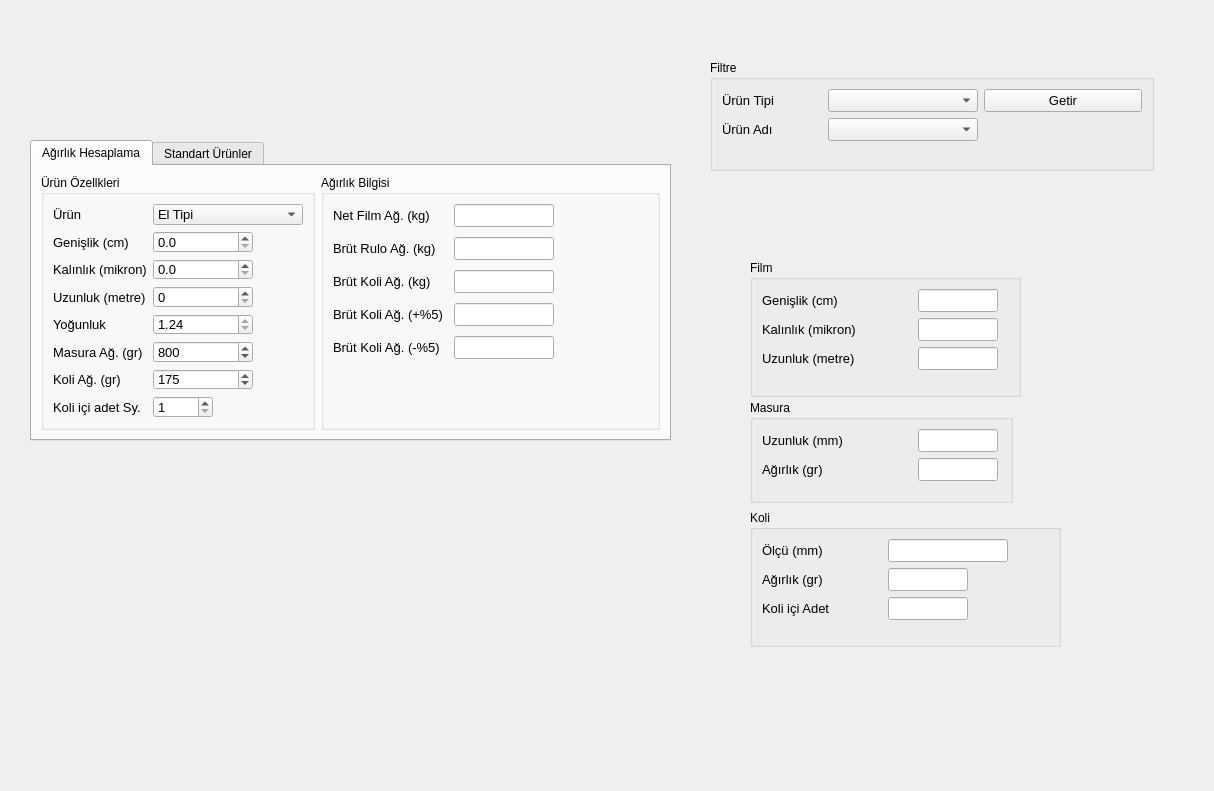
<?xml version="1.0" encoding="UTF-8"?>
<ui version="4.0">
 <class>MainWindow</class>
 <widget class="QMainWindow" name="MainWindow">
  <property name="geometry">
   <rect>
    <x>0</x>
    <y>0</y>
    <width>1214</width>
    <height>791</height>
   </rect>
  </property>
  <property name="sizePolicy">
   <sizepolicy hsizetype="Fixed" vsizetype="Fixed">
    <horstretch>0</horstretch>
    <verstretch>0</verstretch>
   </sizepolicy>
  </property>
  <property name="windowTitle">
   <string>Rulo/Koli Ağırlık Hesaplama</string>
  </property>
  <property name="windowIcon">
   <iconset resource="resource.qrc">
    <normaloff>:/image/exa_icon.ico</normaloff>:/image/exa_icon.ico</iconset>
  </property>
  <widget class="QWidget" name="centralwidget">
   <widget class="QLabel" name="label_14">
    <property name="geometry">
     <rect>
      <x>11</x>
      <y>11</y>
      <width>298</width>
      <height>105</height>
     </rect>
    </property>
    <property name="maximumSize">
     <size>
      <width>298</width>
      <height>105</height>
     </size>
    </property>
    <property name="text">
     <string/>
    </property>
    <property name="pixmap">
     <pixmap resource="resource.qrc">:/image/exaplast.png</pixmap>
    </property>
    <property name="scaledContents">
     <bool>true</bool>
    </property>
   </widget>
   <widget class="QTabWidget" name="tabWidget">
    <property name="geometry">
     <rect>
      <x>30</x>
      <y>140</y>
      <width>641</width>
      <height>301</height>
     </rect>
    </property>
    <property name="currentIndex">
     <number>0</number>
    </property>
    <widget class="QWidget" name="tab">
     <attribute name="title">
      <string>Ağırlık Hesaplama</string>
     </attribute>
     <layout class="QHBoxLayout" name="horizontalLayout_4">
      <item>
       <layout class="QHBoxLayout" name="horizontalLayout_3">
        <item>
         <widget class="QGroupBox" name="groupBox">
          <property name="title">
           <string>Ürün Özellkleri</string>
          </property>
          <layout class="QHBoxLayout" name="horizontalLayout">
           <item>
            <layout class="QFormLayout" name="formLayout">
             <item row="0" column="0">
              <widget class="QLabel" name="label_5">
               <property name="font">
                <font>
                 <pointsize>10</pointsize>
                </font>
               </property>
               <property name="text">
                <string>Ürün</string>
               </property>
               <property name="alignment">
                <set>Qt::AlignLeading|Qt::AlignLeft|Qt::AlignVCenter</set>
               </property>
              </widget>
             </item>
             <item row="0" column="1">
              <widget class="QComboBox" name="urun_tipi">
               <property name="minimumSize">
                <size>
                 <width>150</width>
                 <height>0</height>
                </size>
               </property>
               <property name="font">
                <font>
                 <pointsize>10</pointsize>
                </font>
               </property>
               <property name="editable">
                <bool>false</bool>
               </property>
               <item>
                <property name="text">
                 <string>El Tipi</string>
                </property>
               </item>
               <item>
                <property name="text">
                 <string>Makine Tipi</string>
                </property>
               </item>
              </widget>
             </item>
             <item row="1" column="0">
              <widget class="QLabel" name="label">
               <property name="font">
                <font>
                 <pointsize>10</pointsize>
                </font>
               </property>
               <property name="text">
                <string>Genişlik (cm)</string>
               </property>
              </widget>
             </item>
             <item row="1" column="1">
              <widget class="QDoubleSpinBox" name="genislik">
               <property name="maximumSize">
                <size>
                 <width>100</width>
                 <height>16777215</height>
                </size>
               </property>
               <property name="font">
                <font>
                 <pointsize>10</pointsize>
                </font>
               </property>
               <property name="decimals">
                <number>1</number>
               </property>
              </widget>
             </item>
             <item row="2" column="0">
              <widget class="QLabel" name="label_2">
               <property name="font">
                <font>
                 <pointsize>10</pointsize>
                </font>
               </property>
               <property name="text">
                <string>Kalınlık (mikron)</string>
               </property>
              </widget>
             </item>
             <item row="2" column="1">
              <widget class="QDoubleSpinBox" name="kalinlik">
               <property name="minimumSize">
                <size>
                 <width>0</width>
                 <height>0</height>
                </size>
               </property>
               <property name="maximumSize">
                <size>
                 <width>100</width>
                 <height>16777215</height>
                </size>
               </property>
               <property name="font">
                <font>
                 <pointsize>10</pointsize>
                </font>
               </property>
               <property name="decimals">
                <number>1</number>
               </property>
              </widget>
             </item>
             <item row="3" column="0">
              <widget class="QLabel" name="label_3">
               <property name="font">
                <font>
                 <pointsize>10</pointsize>
                </font>
               </property>
               <property name="text">
                <string>Uzunluk (metre)</string>
               </property>
              </widget>
             </item>
             <item row="4" column="0">
              <widget class="QLabel" name="label_4">
               <property name="font">
                <font>
                 <pointsize>10</pointsize>
                </font>
               </property>
               <property name="text">
                <string>Yoğunluk</string>
               </property>
              </widget>
             </item>
             <item row="4" column="1">
              <widget class="QDoubleSpinBox" name="yogunluk">
               <property name="maximumSize">
                <size>
                 <width>100</width>
                 <height>16777215</height>
                </size>
               </property>
               <property name="font">
                <font>
                 <pointsize>10</pointsize>
                </font>
               </property>
               <property name="readOnly">
                <bool>true</bool>
               </property>
               <property name="value">
                <double>1.240000000000000</double>
               </property>
              </widget>
             </item>
             <item row="5" column="0">
              <widget class="QLabel" name="label_6">
               <property name="font">
                <font>
                 <pointsize>10</pointsize>
                </font>
               </property>
               <property name="text">
                <string>Masura Ağ. (gr)</string>
               </property>
              </widget>
             </item>
             <item row="5" column="1">
              <widget class="QSpinBox" name="masura_ag">
               <property name="maximumSize">
                <size>
                 <width>100</width>
                 <height>16777215</height>
                </size>
               </property>
               <property name="font">
                <font>
                 <pointsize>10</pointsize>
                </font>
               </property>
               <property name="maximum">
                <number>10000</number>
               </property>
               <property name="value">
                <number>800</number>
               </property>
              </widget>
             </item>
             <item row="6" column="0">
              <widget class="QLabel" name="label_7">
               <property name="font">
                <font>
                 <pointsize>10</pointsize>
                </font>
               </property>
               <property name="text">
                <string>Koli Ağ. (gr)</string>
               </property>
              </widget>
             </item>
             <item row="6" column="1">
              <widget class="QSpinBox" name="koli_ag">
               <property name="maximumSize">
                <size>
                 <width>100</width>
                 <height>16777215</height>
                </size>
               </property>
               <property name="font">
                <font>
                 <pointsize>10</pointsize>
                </font>
               </property>
               <property name="maximum">
                <number>10000</number>
               </property>
               <property name="value">
                <number>175</number>
               </property>
              </widget>
             </item>
             <item row="7" column="0">
              <widget class="QLabel" name="label_8">
               <property name="font">
                <font>
                 <pointsize>10</pointsize>
                </font>
               </property>
               <property name="text">
                <string>Koli içi adet Sy.</string>
               </property>
              </widget>
             </item>
             <item row="7" column="1">
              <widget class="QSpinBox" name="koli_ici_adet">
               <property name="maximumSize">
                <size>
                 <width>60</width>
                 <height>16777215</height>
                </size>
               </property>
               <property name="font">
                <font>
                 <pointsize>10</pointsize>
                </font>
               </property>
               <property name="minimum">
                <number>1</number>
               </property>
               <property name="maximum">
                <number>1000</number>
               </property>
              </widget>
             </item>
             <item row="3" column="1">
              <widget class="QSpinBox" name="uzunluk">
               <property name="maximumSize">
                <size>
                 <width>100</width>
                 <height>16777215</height>
                </size>
               </property>
               <property name="font">
                <font>
                 <pointsize>10</pointsize>
                </font>
               </property>
               <property name="maximum">
                <number>9999</number>
               </property>
              </widget>
             </item>
            </layout>
           </item>
          </layout>
         </widget>
        </item>
        <item>
         <widget class="QGroupBox" name="groupBox_2">
          <property name="title">
           <string>Ağırlık Bilgisi</string>
          </property>
          <layout class="QHBoxLayout" name="horizontalLayout_2">
           <item>
            <layout class="QFormLayout" name="formLayout_2">
             <property name="horizontalSpacing">
              <number>10</number>
             </property>
             <property name="verticalSpacing">
              <number>10</number>
             </property>
             <item row="0" column="0">
              <widget class="QLabel" name="label_9">
               <property name="font">
                <font>
                 <pointsize>10</pointsize>
                </font>
               </property>
               <property name="text">
                <string>Net Film Ağ. (kg)</string>
               </property>
              </widget>
             </item>
             <item row="0" column="1">
              <widget class="QLineEdit" name="netfilm">
               <property name="minimumSize">
                <size>
                 <width>100</width>
                 <height>0</height>
                </size>
               </property>
               <property name="maximumSize">
                <size>
                 <width>100</width>
                 <height>16777215</height>
                </size>
               </property>
               <property name="font">
                <font>
                 <pointsize>10</pointsize>
                </font>
               </property>
               <property name="maxLength">
                <number>4</number>
               </property>
               <property name="readOnly">
                <bool>true</bool>
               </property>
              </widget>
             </item>
             <item row="1" column="0">
              <widget class="QLabel" name="label_10">
               <property name="font">
                <font>
                 <pointsize>10</pointsize>
                </font>
               </property>
               <property name="text">
                <string>Brüt Rulo Ağ. (kg)</string>
               </property>
              </widget>
             </item>
             <item row="1" column="1">
              <widget class="QLineEdit" name="brut_rulo">
               <property name="maximumSize">
                <size>
                 <width>100</width>
                 <height>16777215</height>
                </size>
               </property>
               <property name="font">
                <font>
                 <pointsize>10</pointsize>
                </font>
               </property>
               <property name="maxLength">
                <number>4</number>
               </property>
               <property name="readOnly">
                <bool>true</bool>
               </property>
              </widget>
             </item>
             <item row="2" column="0">
              <widget class="QLabel" name="label_11">
               <property name="font">
                <font>
                 <pointsize>10</pointsize>
                </font>
               </property>
               <property name="text">
                <string>Brüt Koli Ağ. (kg)</string>
               </property>
              </widget>
             </item>
             <item row="2" column="1">
              <widget class="QLineEdit" name="brut_koli">
               <property name="maximumSize">
                <size>
                 <width>100</width>
                 <height>16777215</height>
                </size>
               </property>
               <property name="font">
                <font>
                 <pointsize>10</pointsize>
                </font>
               </property>
               <property name="maxLength">
                <number>4</number>
               </property>
               <property name="readOnly">
                <bool>true</bool>
               </property>
              </widget>
             </item>
             <item row="3" column="0">
              <widget class="QLabel" name="label_12">
               <property name="font">
                <font>
                 <pointsize>10</pointsize>
                </font>
               </property>
               <property name="text">
                <string>Brüt Koli Ağ. (+%5)</string>
               </property>
              </widget>
             </item>
             <item row="3" column="1">
              <widget class="QLineEdit" name="brut_koli_arti_tol">
               <property name="maximumSize">
                <size>
                 <width>100</width>
                 <height>16777215</height>
                </size>
               </property>
               <property name="font">
                <font>
                 <pointsize>10</pointsize>
                </font>
               </property>
               <property name="maxLength">
                <number>4</number>
               </property>
               <property name="readOnly">
                <bool>true</bool>
               </property>
              </widget>
             </item>
             <item row="4" column="0">
              <widget class="QLabel" name="label_13">
               <property name="font">
                <font>
                 <pointsize>10</pointsize>
                </font>
               </property>
               <property name="text">
                <string>Brüt Koli Ağ. (-%5)</string>
               </property>
              </widget>
             </item>
             <item row="4" column="1">
              <widget class="QLineEdit" name="brut_koli_eksi_tol">
               <property name="maximumSize">
                <size>
                 <width>100</width>
                 <height>16777215</height>
                </size>
               </property>
               <property name="font">
                <font>
                 <pointsize>10</pointsize>
                </font>
               </property>
               <property name="maxLength">
                <number>4</number>
               </property>
               <property name="readOnly">
                <bool>true</bool>
               </property>
              </widget>
             </item>
            </layout>
           </item>
          </layout>
         </widget>
        </item>
       </layout>
      </item>
     </layout>
    </widget>
    <widget class="QWidget" name="tab_2">
     <attribute name="title">
      <string>Standart Ürünler</string>
     </attribute>
    </widget>
   </widget>
   <widget class="QGroupBox" name="groupBox_3">
    <property name="geometry">
     <rect>
      <x>710</x>
      <y>60</y>
      <width>444</width>
      <height>111</height>
     </rect>
    </property>
    <property name="title">
     <string>Filtre</string>
    </property>
    <layout class="QHBoxLayout" name="horizontalLayout_6">
     <item>
      <layout class="QHBoxLayout" name="horizontalLayout_5">
       <item>
        <layout class="QFormLayout" name="formLayout_3">
         <item row="0" column="0">
          <widget class="QLabel" name="label_15">
           <property name="minimumSize">
            <size>
             <width>100</width>
             <height>0</height>
            </size>
           </property>
           <property name="font">
            <font>
             <pointsize>10</pointsize>
            </font>
           </property>
           <property name="text">
            <string>Ürün Tipi</string>
           </property>
          </widget>
         </item>
         <item row="0" column="1">
          <widget class="QComboBox" name="comboBox">
           <property name="minimumSize">
            <size>
             <width>150</width>
             <height>0</height>
            </size>
           </property>
           <property name="font">
            <font>
             <pointsize>10</pointsize>
            </font>
           </property>
          </widget>
         </item>
         <item row="1" column="0">
          <widget class="QLabel" name="label_16">
           <property name="minimumSize">
            <size>
             <width>100</width>
             <height>0</height>
            </size>
           </property>
           <property name="font">
            <font>
             <pointsize>10</pointsize>
            </font>
           </property>
           <property name="text">
            <string>Ürün Adı</string>
           </property>
          </widget>
         </item>
         <item row="1" column="1">
          <widget class="QComboBox" name="comboBox_2">
           <property name="minimumSize">
            <size>
             <width>150</width>
             <height>0</height>
            </size>
           </property>
           <property name="font">
            <font>
             <pointsize>10</pointsize>
            </font>
           </property>
          </widget>
         </item>
        </layout>
       </item>
       <item>
        <layout class="QVBoxLayout" name="verticalLayout">
         <item>
          <widget class="QPushButton" name="pushButton">
           <property name="minimumSize">
            <size>
             <width>150</width>
             <height>0</height>
            </size>
           </property>
           <property name="maximumSize">
            <size>
             <width>16777215</width>
             <height>16777215</height>
            </size>
           </property>
           <property name="font">
            <font>
             <pointsize>10</pointsize>
            </font>
           </property>
           <property name="text">
            <string>Getir</string>
           </property>
          </widget>
         </item>
         <item>
          <spacer name="verticalSpacer">
           <property name="orientation">
            <enum>Qt::Vertical</enum>
           </property>
           <property name="sizeType">
            <enum>QSizePolicy::MinimumExpanding</enum>
           </property>
           <property name="sizeHint" stdset="0">
            <size>
             <width>20</width>
             <height>40</height>
            </size>
           </property>
          </spacer>
         </item>
        </layout>
       </item>
      </layout>
     </item>
    </layout>
   </widget>
   <widget class="QGroupBox" name="groupBox_4">
    <property name="geometry">
     <rect>
      <x>750</x>
      <y>260</y>
      <width>271</width>
      <height>137</height>
     </rect>
    </property>
    <property name="title">
     <string>Film</string>
    </property>
    <layout class="QHBoxLayout" name="horizontalLayout_7">
     <item>
      <layout class="QFormLayout" name="formLayout_4">
       <item row="0" column="0">
        <widget class="QLabel" name="label_17">
         <property name="minimumSize">
          <size>
           <width>150</width>
           <height>0</height>
          </size>
         </property>
         <property name="font">
          <font>
           <pointsize>10</pointsize>
          </font>
         </property>
         <property name="text">
          <string>Genişlik (cm)</string>
         </property>
        </widget>
       </item>
       <item row="0" column="1">
        <widget class="QLineEdit" name="lineEdit">
         <property name="maximumSize">
          <size>
           <width>80</width>
           <height>16777215</height>
          </size>
         </property>
         <property name="font">
          <font>
           <pointsize>10</pointsize>
          </font>
         </property>
        </widget>
       </item>
       <item row="1" column="0">
        <widget class="QLabel" name="label_19">
         <property name="minimumSize">
          <size>
           <width>150</width>
           <height>0</height>
          </size>
         </property>
         <property name="font">
          <font>
           <pointsize>10</pointsize>
          </font>
         </property>
         <property name="text">
          <string>Kalınlık (mikron)</string>
         </property>
        </widget>
       </item>
       <item row="1" column="1">
        <widget class="QLineEdit" name="lineEdit_3">
         <property name="maximumSize">
          <size>
           <width>80</width>
           <height>16777215</height>
          </size>
         </property>
         <property name="font">
          <font>
           <pointsize>10</pointsize>
          </font>
         </property>
        </widget>
       </item>
       <item row="2" column="0">
        <widget class="QLabel" name="label_18">
         <property name="minimumSize">
          <size>
           <width>150</width>
           <height>0</height>
          </size>
         </property>
         <property name="font">
          <font>
           <pointsize>10</pointsize>
          </font>
         </property>
         <property name="text">
          <string>Uzunluk (metre)</string>
         </property>
        </widget>
       </item>
       <item row="2" column="1">
        <widget class="QLineEdit" name="lineEdit_2">
         <property name="maximumSize">
          <size>
           <width>80</width>
           <height>16777215</height>
          </size>
         </property>
         <property name="font">
          <font>
           <pointsize>10</pointsize>
          </font>
         </property>
        </widget>
       </item>
      </layout>
     </item>
    </layout>
   </widget>
   <widget class="QGroupBox" name="groupBox_5">
    <property name="geometry">
     <rect>
      <x>750</x>
      <y>400</y>
      <width>263</width>
      <height>103</height>
     </rect>
    </property>
    <property name="title">
     <string>Masura</string>
    </property>
    <layout class="QHBoxLayout" name="horizontalLayout_8">
     <item>
      <layout class="QFormLayout" name="formLayout_5">
       <item row="0" column="1">
        <widget class="QLineEdit" name="lineEdit_4">
         <property name="minimumSize">
          <size>
           <width>0</width>
           <height>0</height>
          </size>
         </property>
         <property name="maximumSize">
          <size>
           <width>80</width>
           <height>16777215</height>
          </size>
         </property>
         <property name="font">
          <font>
           <pointsize>10</pointsize>
          </font>
         </property>
        </widget>
       </item>
       <item row="1" column="0">
        <widget class="QLabel" name="label_21">
         <property name="minimumSize">
          <size>
           <width>150</width>
           <height>0</height>
          </size>
         </property>
         <property name="font">
          <font>
           <pointsize>10</pointsize>
          </font>
         </property>
         <property name="text">
          <string>Ağırlık (gr)</string>
         </property>
        </widget>
       </item>
       <item row="1" column="1">
        <widget class="QLineEdit" name="lineEdit_5">
         <property name="minimumSize">
          <size>
           <width>0</width>
           <height>0</height>
          </size>
         </property>
         <property name="maximumSize">
          <size>
           <width>80</width>
           <height>16777215</height>
          </size>
         </property>
         <property name="font">
          <font>
           <pointsize>10</pointsize>
          </font>
         </property>
        </widget>
       </item>
       <item row="0" column="0">
        <widget class="QLabel" name="label_20">
         <property name="minimumSize">
          <size>
           <width>150</width>
           <height>0</height>
          </size>
         </property>
         <property name="font">
          <font>
           <pointsize>10</pointsize>
          </font>
         </property>
         <property name="text">
          <string>Uzunluk (mm)</string>
         </property>
        </widget>
       </item>
      </layout>
     </item>
    </layout>
   </widget>
   <widget class="QGroupBox" name="groupBox_6">
    <property name="geometry">
     <rect>
      <x>750</x>
      <y>510</y>
      <width>311</width>
      <height>137</height>
     </rect>
    </property>
    <property name="title">
     <string>Koli</string>
    </property>
    <layout class="QHBoxLayout" name="horizontalLayout_9">
     <item>
      <layout class="QFormLayout" name="formLayout_6">
       <item row="0" column="0">
        <widget class="QLabel" name="label_24">
         <property name="minimumSize">
          <size>
           <width>100</width>
           <height>0</height>
          </size>
         </property>
         <property name="maximumSize">
          <size>
           <width>16777215</width>
           <height>16777215</height>
          </size>
         </property>
         <property name="font">
          <font>
           <pointsize>10</pointsize>
          </font>
         </property>
         <property name="text">
          <string>Ölçü (mm)</string>
         </property>
        </widget>
       </item>
       <item row="0" column="1">
        <widget class="QLineEdit" name="lineEdit_8">
         <property name="minimumSize">
          <size>
           <width>120</width>
           <height>0</height>
          </size>
         </property>
         <property name="maximumSize">
          <size>
           <width>120</width>
           <height>16777215</height>
          </size>
         </property>
         <property name="font">
          <font>
           <pointsize>10</pointsize>
          </font>
         </property>
         <property name="text">
          <string/>
         </property>
        </widget>
       </item>
       <item row="1" column="0">
        <widget class="QLabel" name="label_22">
         <property name="minimumSize">
          <size>
           <width>120</width>
           <height>0</height>
          </size>
         </property>
         <property name="font">
          <font>
           <pointsize>10</pointsize>
          </font>
         </property>
         <property name="text">
          <string>Ağırlık (gr)</string>
         </property>
        </widget>
       </item>
       <item row="1" column="1">
        <widget class="QLineEdit" name="lineEdit_7">
         <property name="minimumSize">
          <size>
           <width>80</width>
           <height>0</height>
          </size>
         </property>
         <property name="maximumSize">
          <size>
           <width>80</width>
           <height>16777215</height>
          </size>
         </property>
         <property name="font">
          <font>
           <pointsize>10</pointsize>
          </font>
         </property>
        </widget>
       </item>
       <item row="2" column="0">
        <widget class="QLabel" name="label_23">
         <property name="minimumSize">
          <size>
           <width>120</width>
           <height>0</height>
          </size>
         </property>
         <property name="font">
          <font>
           <pointsize>10</pointsize>
          </font>
         </property>
         <property name="text">
          <string>Koli içi Adet</string>
         </property>
        </widget>
       </item>
       <item row="2" column="1">
        <widget class="QLineEdit" name="lineEdit_6">
         <property name="minimumSize">
          <size>
           <width>80</width>
           <height>0</height>
          </size>
         </property>
         <property name="maximumSize">
          <size>
           <width>80</width>
           <height>16777215</height>
          </size>
         </property>
         <property name="font">
          <font>
           <pointsize>10</pointsize>
          </font>
         </property>
        </widget>
       </item>
      </layout>
     </item>
    </layout>
   </widget>
  </widget>
 </widget>
 <tabstops>
  <tabstop>urun_tipi</tabstop>
  <tabstop>genislik</tabstop>
  <tabstop>kalinlik</tabstop>
  <tabstop>uzunluk</tabstop>
  <tabstop>yogunluk</tabstop>
  <tabstop>masura_ag</tabstop>
  <tabstop>koli_ag</tabstop>
  <tabstop>koli_ici_adet</tabstop>
  <tabstop>netfilm</tabstop>
  <tabstop>brut_rulo</tabstop>
  <tabstop>brut_koli</tabstop>
  <tabstop>brut_koli_arti_tol</tabstop>
  <tabstop>brut_koli_eksi_tol</tabstop>
 </tabstops>
 <resources>
  <include location="resource.qrc"/>
 </resources>
 <connections/>
</ui>
